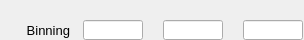
    <widget class="PyDMFrame" name="composite_3">
      <property name="geometry">
        <rect>
          <x>432</x>
          <y>272</y>
          <width>304</width>
          <height>40</height>
        </rect>
      </property>
      <widget class="QLabel" name="text_12">
        <property name="geometry">
          <rect>
            <x>0</x>
            <y>20</y>
            <width>70</width>
            <height>20</height>
          </rect>
        </property>
        <property name="text">
          <string>Binning</string>
        </property>
        <property name="font" stdset="0">
          <font>
            <pointsize>10</pointsize>
          </font>
        </property>
        <property name="brush" stdset="0">
          <brush brushstyle="SolidPattern">
            <color alpha="255">
              <red>0</red>
              <green>0</green>
              <blue>0</blue>
            </color>
          </brush>
        </property>
        <property name="toolTip">
          <string>text_12</string>
        </property>
        <property name="alignment">
          <set>Qt::AlignRight|Qt::AlignTrailing|Qt::AlignVCenter</set>
        </property>
        <property name="styleSheet">
          <string notr="true">QLabel#text_12 {
  color: rgb(0, 0, 0);
  }</string>
        </property>
      </widget>
      <widget class="PyDMLineEdit" name="text_entry_2">
        <property name="geometry">
          <rect>
            <x>163</x>
            <y>20</y>
            <width>60</width>
            <height>20</height>
          </rect>
        </property>
        <property name="channel" stdset="0">
          <string>ca://${prefix}BinY</string>
        </property>
        <property name="toolTip">
          <string>${prefix}BinY</string>
        </property>
        <property name="font" stdset="0">
          <font>
            <pointsize>10</pointsize>
          </font>
        </property>
        <property name="styleSheet">
          <string notr="true">PyDMLineEdit#text_entry_2 {
  color: rgb(0, 0, 0);
  background-color: rgb(115, 223, 255);
  border: 1px solid black;
  margin: 0px;
  padding: 0px;
  spacing: 0px;
  }</string>
        </property>
      </widget>
      <widget class="PyDMLabel" name="text_update_12">
        <property name="geometry">
          <rect>
            <x>163</x>
            <y>0</y>
            <width>61</width>
            <height>18</height>
          </rect>
        </property>
        <property name="toolTip">
          <string>PV: ${prefix}BinY_RBV</string>
        </property>
        <property name="channel" stdset="0">
          <string>ca://${prefix}BinY_RBV</string>
        </property>
        <property name="font" stdset="0">
          <font>
            <pointsize>10</pointsize>
          </font>
        </property>
        <property name="alignment">
          <set>Qt::AlignCenter</set>
        </property>
        <property name="textInteractionFlags">
          <set>Qt::TextSelectableByKeyboard|Qt::TextSelectableByMouse</set>
        </property>
        <property name="styleSheet">
          <string notr="true">PyDMLabel#text_update_12 {
  color: rgb(10, 0, 184);
  background-color: rgb(187, 187, 187);
  }</string>
        </property>
      </widget>
      <widget class="PyDMLineEdit" name="text_entry_3">
        <property name="geometry">
          <rect>
            <x>243</x>
            <y>20</y>
            <width>60</width>
            <height>20</height>
          </rect>
        </property>
        <property name="channel" stdset="0">
          <string>ca://${prefix}BinZ</string>
        </property>
        <property name="toolTip">
          <string>${prefix}BinZ</string>
        </property>
        <property name="font" stdset="0">
          <font>
            <pointsize>10</pointsize>
          </font>
        </property>
        <property name="styleSheet">
          <string notr="true">PyDMLineEdit#text_entry_3 {
  color: rgb(0, 0, 0);
  background-color: rgb(115, 223, 255);
  border: 1px solid black;
  margin: 0px;
  padding: 0px;
  spacing: 0px;
  }</string>
        </property>
      </widget>
      <widget class="PyDMLabel" name="text_update_13">
        <property name="geometry">
          <rect>
            <x>243</x>
            <y>0</y>
            <width>61</width>
            <height>18</height>
          </rect>
        </property>
        <property name="toolTip">
          <string>PV: ${prefix}BinZ_RBV</string>
        </property>
        <property name="channel" stdset="0">
          <string>ca://${prefix}BinZ_RBV</string>
        </property>
        <property name="font" stdset="0">
          <font>
            <pointsize>10</pointsize>
          </font>
        </property>
        <property name="alignment">
          <set>Qt::AlignCenter</set>
        </property>
        <property name="textInteractionFlags">
          <set>Qt::TextSelectableByKeyboard|Qt::TextSelectableByMouse</set>
        </property>
        <property name="styleSheet">
          <string notr="true">PyDMLabel#text_update_13 {
  color: rgb(10, 0, 184);
  background-color: rgb(187, 187, 187);
  }</string>
        </property>
      </widget>
      <widget class="PyDMLineEdit" name="text_entry_4">
        <property name="geometry">
          <rect>
            <x>83</x>
            <y>20</y>
            <width>60</width>
            <height>20</height>
          </rect>
        </property>
        <property name="channel" stdset="0">
          <string>ca://${prefix}BinX</string>
        </property>
        <property name="toolTip">
          <string>${prefix}BinX</string>
        </property>
        <property name="font" stdset="0">
          <font>
            <pointsize>10</pointsize>
          </font>
        </property>
        <property name="styleSheet">
          <string notr="true">PyDMLineEdit#text_entry_4 {
  color: rgb(0, 0, 0);
  background-color: rgb(115, 223, 255);
  border: 1px solid black;
  margin: 0px;
  padding: 0px;
  spacing: 0px;
  }</string>
        </property>
      </widget>
      <widget class="PyDMLabel" name="text_update_14">
        <property name="geometry">
          <rect>
            <x>83</x>
            <y>0</y>
            <width>61</width>
            <height>18</height>
          </rect>
        </property>
        <property name="toolTip">
          <string>PV: ${prefix}BinX_RBV</string>
        </property>
        <property name="channel" stdset="0">
          <string>ca://${prefix}BinX_RBV</string>
        </property>
        <property name="font" stdset="0">
          <font>
            <pointsize>10</pointsize>
          </font>
        </property>
        <property name="alignment">
          <set>Qt::AlignCenter</set>
        </property>
        <property name="textInteractionFlags">
          <set>Qt::TextSelectableByKeyboard|Qt::TextSelectableByMouse</set>
        </property>
        <property name="styleSheet">
          <string notr="true">PyDMLabel#text_update_14 {
  color: rgb(10, 0, 184);
  background-color: rgb(187, 187, 187);
  }</string>
        </property>
      </widget>
    </widget>
